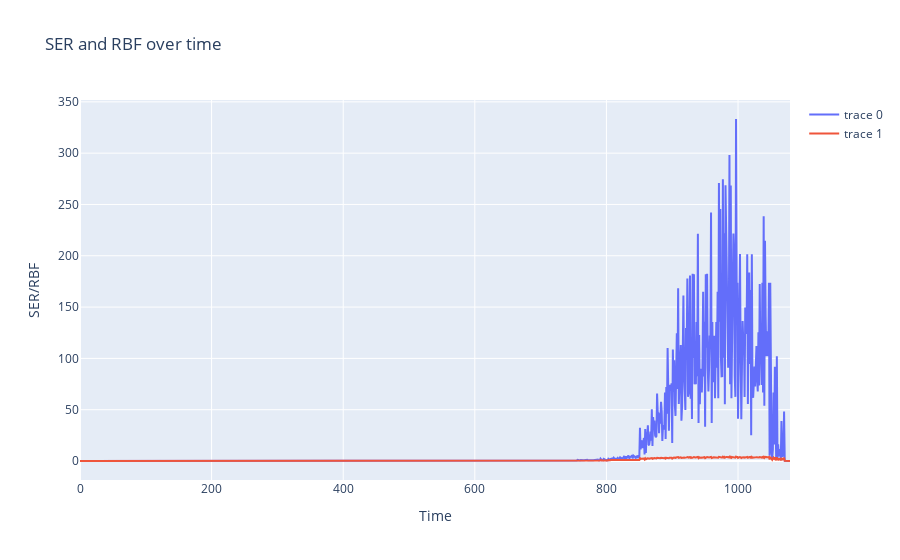

The cell this chart's notebook holds for it:
### Code cell
# plot sers and rbfs
fig = go.Figure()
fig.add_trace(go.Scatter(x=np.arange(len(sers)), y=sers, mode='lines'))
fig.add_trace(go.Scatter(x=np.arange(len(rbfs)), y=rbfs, mode='lines'))
fig.update_layout(title='SER and RBF over time', xaxis_title='Time', yaxis_title='SER/RBF')
fig.show()

### Figure 1 — Plotly figure (JSON) as saved in the notebook; plotly's stock layout.template omitted (floating-point values rounded to 4 significant figures; data arrays with more than 128 entries replaced by an {"elided": "..."} marker saying what was removed)
{"data": [{"mode": "lines", "type": "scatter", "x": {"elided": "1080 int values"}, "y": {"elided": "1080 float values"}}, {"mode": "lines", "type": "scatter", "x": {"elided": "1080 int values"}, "y": {"elided": "1080 float values"}}], "layout": {"title": {"text": "SER and RBF over time"}, "xaxis": {"title": {"text": "Time"}}, "yaxis": {"title": {"text": "SER/RBF"}}}}
